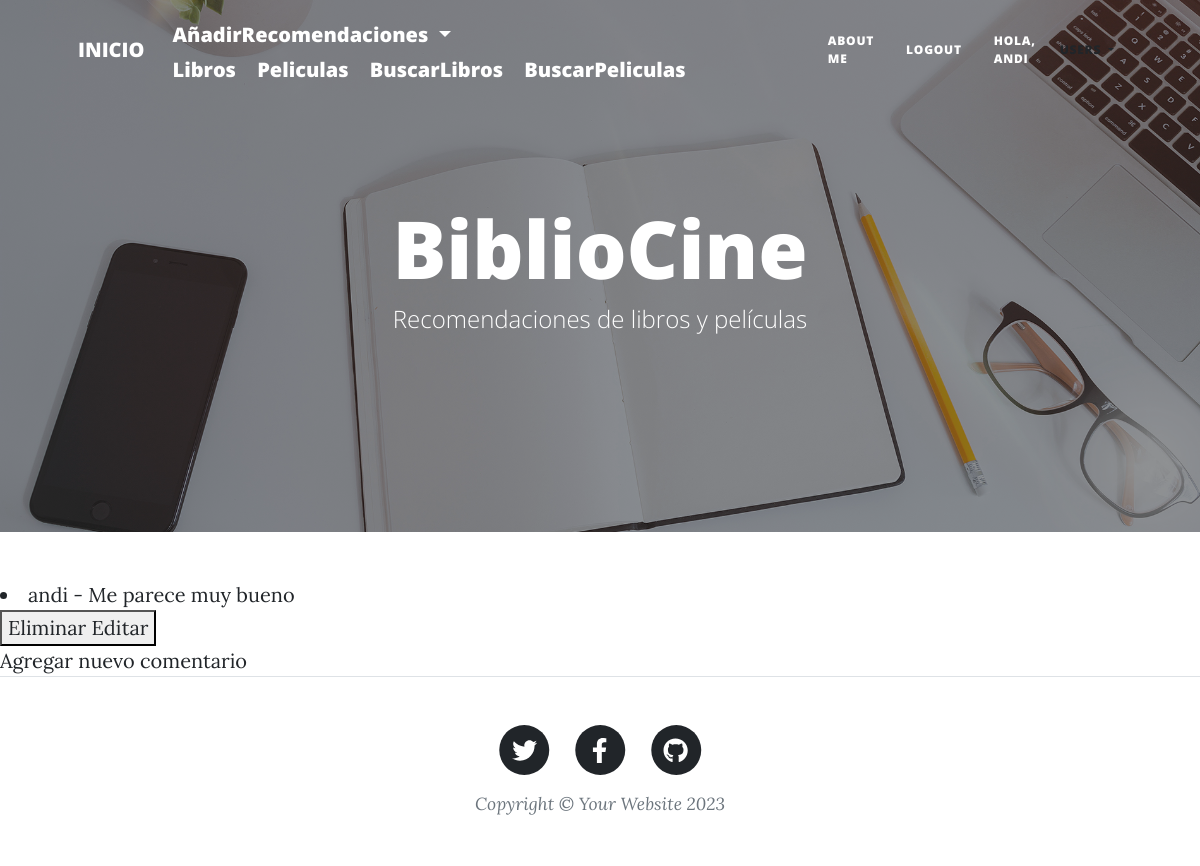
/AppBiblioCine/leerComentarioPeliculas/5 (signed in), run on the app's committed database.
### AppBiblioCine/models.py (models this page shows)
class ComentarioPelicula(models.Model):
    pelicula = models.ForeignKey(Pelicula, related_name='comentariosPeliculas', on_delete=models.CASCADE, null=True)
    nombre = models.ForeignKey(User,blank=False,null=True,on_delete=models.CASCADE, verbose_name="nombre")
    comentario = models.TextField(null=True, blank=True)
    fechaComentario = models.DateTimeField(auto_now_add=True)
    class Meta:
        ordering = ['-fechaComentario']
    def __str__(self):
        return '%s - %s' % (self.nombre, self.comentario)

### AppBiblioCine/views.py (the view)
# urls.py: path( 'leerComentarioPeliculas/<id>', views.leerComentarioPeliculas, name='LeerComentarioPeliculas'),
@login_required
def leerComentarioPeliculas(request, id):
    pelicula = get_object_or_404(Pelicula, id = id)
    comentarios = ComentarioPelicula.objects.all()
    comentarios = ComentarioPelicula.objects.filter(pelicula__id = id)
    contexto = {"pelicula" : pelicula, "comentarios":comentarios}
    print(comentarios)
    return render(request, "AppBiblioCine/leerComentariosPeliculas.html", contexto)

### templates/AppBiblioCine/leerComentariosPeliculas.html (shortened to what this page needs)
{% extends 'AppAdministracion/padre.html' %}
{% load static %}
{% block CAMBIOS %}
    <!DOCTYPE html>
    <html lang="en">
    <head>
    </head>
    <body>
        {% for c in comentarios %}
            <li>{{c}}</li>
            {% if user.is_authenticated and user == c.nombre %}
            <button>
                <a href="{% url 'EliminarComentarioPeliculas' c.id %}">Eliminar</a>
                <a href="{% url 'EditarComentarioPeliculas' c.id %}">Editar</a>
            </button>
            {% endif %}
        {% endfor %}
        <br>
        <a href="{% url 'ComentarioPeliculas' pelicula.id %}">Agregar nuevo comentario</a>
    </body>
    </html>
{% endblock %}

### templates/AppAdministracion/padre.html (shortened to what this page needs)
<!DOCTYPE html>
<html lang="en">
    <head>
        {% load static %}
        <link href="{% static 'css/styles.css' %}" rel="stylesheet" />
    </head>
    <body>
        <nav class="navbar navbar-expand-lg navbar-light" id="mainNav">
            <div class="container px-4 px-lg-5">
                <a class="navbar-brand" href="{% url 'Inicio' %}">INICIO</a>
                <div class="container">
                    {% if user.is_superuser %}
                        <li style="list-style: none; font-weight: bold;" class="navbar-brand dropdown">
                            <a class ="navbar-brand dropdown-toggle" href="#" role="button" data-bs-toggle="dropdown" aria-expanded="false">
                                AñadirRecomendaciones
                            </a>
                        </li>
                   {% endif %}
                    <a class="navbar-brand" href="{% url 'LeerLibros' %}">Libros</a>
                    <a class="navbar-brand" href="{% url 'LeerPeliculas' %}">Peliculas</a>
                    <a class="navbar-brand" href="{% url 'BusquedaLibro' %}">BuscarLibros</a>
                    <a class="navbar-brand" href="{% url 'BusquedaPelicula' %}">BuscarPeliculas</a>
                </div>
                <div class="collapse navbar-collapse" id="navbarResponsive">
                    <ul class="navbar-nav ms-auto py-4 py-lg-0 align-items-center">
                        <li class="nav-item"><a class="nav-link px-lg-3 py-3 py-lg-4 mb-0" href="{% url 'AboutMe' %}">About Me</a></li>
                        <li class="nav-item"><a class="nav-link px-lg-3 py-3 py-lg-4 mb-0" href="{% url 'Logout' %}">Logout</a></li>
                        {% if request.user.is_authenticated %}
                            <li class="nav-item"><a class="nav-link px-lg-3 py-3 py-lg-4 mb-0" href="#">Hola, {{user.username}}</a></li>
                            <li style="list-style: none; font-weight: bold;" class="nav-item dropdown">
                                <a class="nav-link dropdown-toggle text-dark" href="#" role="button" data-bs-toggle="dropdown" aria-expanded="false">
                                    Users
                                </a>
                            </li>
                        {% endif %}
                    </ul>
                </div>
            </div>
        </nav>
        <header class="masthead" style="background-image: url('assets/img/home-bg.jpg')">
            <div class="container position-relative px-4 px-lg-5">
                <div class="row gx-4 gx-lg-5 justify-content-center">
                    <div class="col-md-10 col-lg-8 col-xl-7">
                        <div class="site-heading">
                            <h1>BiblioCine</h1>
                            <span class="subheading">Recomendaciones de libros y películas</span>
                        </div>
                    </div>
                </div>
            </div>
        </header>
        {% block CAMBIOS %}
        {% endblock %}
        <footer class="border-top">
            <div class="container px-4 px-lg-5">
                <div class="row gx-4 gx-lg-5 justify-content-center">
                    <div class="col-md-10 col-lg-8 col-xl-7">
                        <ul class="list-inline text-center">
                            <li class="list-inline-item">
                                <a href="#!">
                                    <span class="fa-stack fa-lg">
                                        <i class="fas fa-circle fa-stack-2x"></i>
                                        <i class="fab fa-twitter fa-stack-1x fa-inverse"></i>
                                    </span>
                                </a>
                            </li>
                            <li class="list-inline-item">
                                <a href="#!">
                                    <span class="fa-stack fa-lg">
                                        <i class="fas fa-circle fa-stack-2x"></i>
                                        <i class="fab fa-facebook-f fa-stack-1x fa-inverse"></i>
                                    </span>
                                </a>
                            </li>
                            <li class="list-inline-item">
                                <a href="#!">
                                    <span class="fa-stack fa-lg">
                                        <i class="fas fa-circle fa-stack-2x"></i>
                                        <i class="fab fa-github fa-stack-1x fa-inverse"></i>
                                    </span>
                                </a>
                            </li>
                        </ul>
                        <div class="small text-center text-muted fst-italic">Copyright &copy; Your Website 2023</div>
                    </div>
                </div>
            </div>
        </footer>
    </body>
</html>

### data on the page
ComentarioPelicula: nombre+comentario "andi - Me parece muy bueno", shows "Eliminar"

### other printed values
{{ user.username }} "ANDI"
